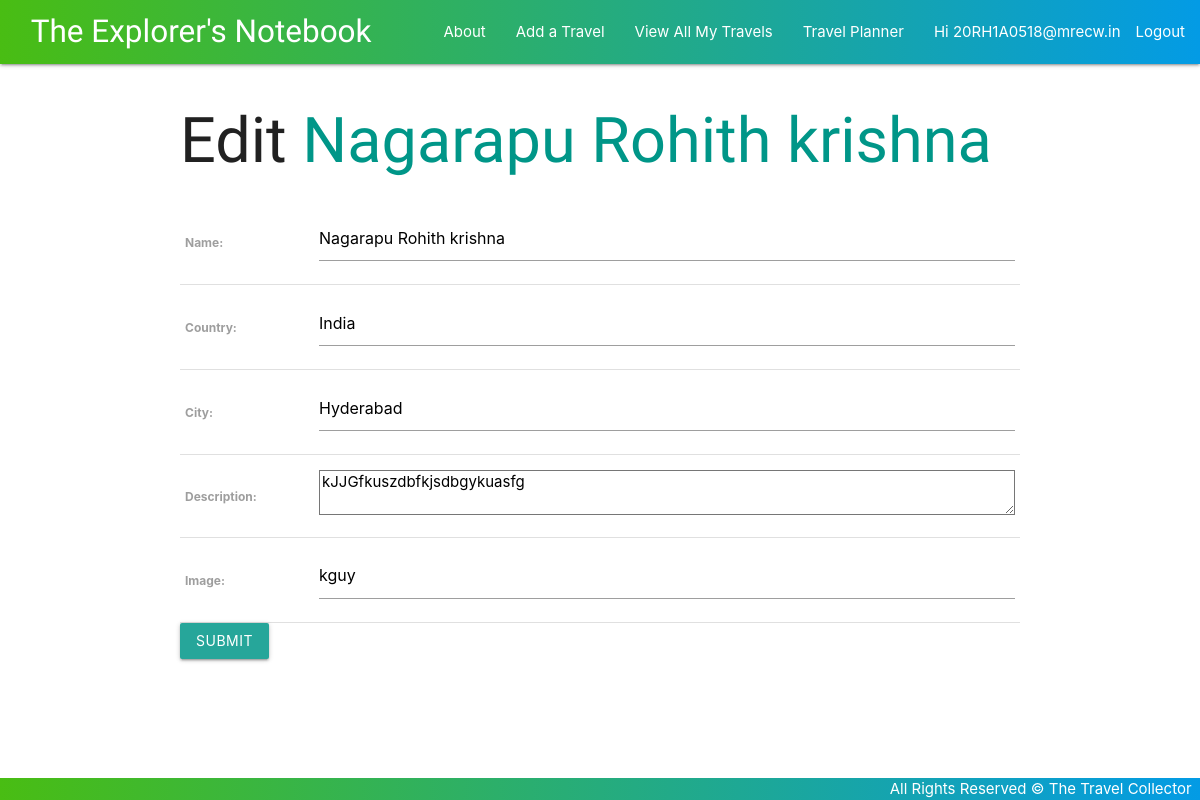
Page /travels/1/update/ (signed in) on the committed database.
### main_app/models.py (models this page shows, shortened)
class Travel(models.Model):
    name = models.CharField(max_length=100)
    country = models.CharField(max_length=100)
    city = models.CharField(max_length=100)
    description = models.TextField(max_length=250)
    image = models.CharField(default=None, blank=True, null=True, max_length=2000)
    checklists = models.ManyToManyField(Checklist)
    user = models.ForeignKey(User, on_delete=models.CASCADE)

### main_app/views.py (the view)
# urls.py: path('travels/<int:pk>/update/', views.TravelUpdate.as_view(), name='travels_update'),
class TravelUpdate(LoginRequiredMixin, UpdateView):
    model = Travel
    fields = ['name', 'country', 'city', 'description', 'image']

### main_app/templates/main_app/travel_form.html (shortened to what this page needs)
{% extends 'base.html' %}
{% block content %}
{% if object %}
    <h1>Edit <span class="teal-text">{{object.name}}</span></h1>
{% else %}
    <h1>Add a Travel</h1>
{% endif %}
    <form action="" method="post">
        <table class="">
            {{ form.as_table }}
        </table>
        <input type="submit" value="submit" class="btn">
    </form>
{% endblock %}

### main_app/templates/base.html (shortened to what this page needs)
{% load static %}
<!DOCTYPE html>
<html lang="en">
<head>
    <link rel="stylesheet" href="https://cdnjs.cloudflare.com/ajax/libs/materialize/1.0.0/css/materialize.min.css">
    <link rel="stylesheet" href="{% static '/css/style.css' %}">
</head>
<body>
    <header>
    <div class="navbar-fixed">
        <nav>
            <div class="nav-wrapper">
                <a href="{% url 'home' %}" class="left brand-logo"> &nbsp; &nbsp; The Explorer's Notebook</a>
                <ul class="right hide-on-med-and-down">
                    <li><a href="{% url 'about' %}"> About </a></li>
                    {% if user.is_authenticated %}
                    <li><a href="{% url 'travels_create' %}"> Add a Travel </a></li>
                    <li><a href="{% url 'index' %}"> View All My Travels </a></li>
                    <li><a class="dropdown-trigger" href="#!" data-target="dropdown1">Travel Planner</a></li>
                    <li>Hi {{ user.username }}</li>
                    <li><a href="{% url 'logout' %}"> Logout </a> </li>
                    {% else %}
                    <li><a href="{% url 'signup' %}">Signup</a></li>
                    <li><a href="{% url 'login' %}">Login</a></li>
                    {% endif %}
                </ul>
            </div>
        </nav>
    </div>
    </header>
    <main class="container">
        {% block content %}
        {% endblock %}
    </main>
    <footer class="page-footer custom-footer">
        <div class="right">
            All Rights Reserved &copy; The Travel Collector &nbsp;
        </div>
    </footer>
</body>
</html>

### main_app/static/css/style.css (style rules this page uses)
body { display: flex; min-height: 100vh; flex-direction: column; }
h1, .brand-logo { font-family: 'Style Script', cursive; }
nav .nav-wrapper { background: linear-gradient(90deg, #49bd13 0%, #039be5 100%); }
main { flex: 1 0 auto; }
footer.page-footer { padding-top: 0; text-align: right; background: linear-gradient(90deg, #49bd13 0%, #039be5 100%); }
a { color: #26a69a; }

### rows in the picture
Travel: name "Nagarapu Rohith krishna", country "India", city "Hyderabad", description "kJJGfkuszdbfkjsdbgykuasfg", image "kguy"

### other values in the picture
{{ user.username }} "20RH1A0518@mrecw.in"
